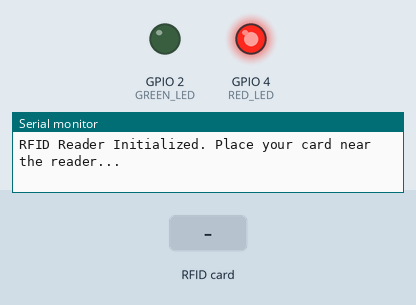
A sketch run on a simulated ESP32. Parts: output pins drawn as LEDs (lit = HIGH), the last lines printed to the serial monitor. The inputs (shaded band) are chosen by the test bench. Random numbers use the default seed unless the sketch sets one.

Above: at 1.2 s.
1.3 s: RFID card 5E 7A 19 C4 held to the reader
At 3.3 s:
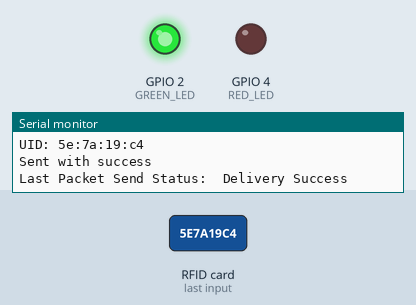
Timing chart, 0 to 5.6 s (numbered marks = the images above; inputs shaded):
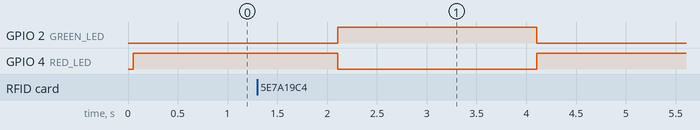

The sketch:

projet.ino
```cpp
#include <esp_now.h>
#include <WiFi.h>
#include <MFRC522.h>

// Define pin numbers for MFRC522
#define SS_PIN 21
#define RST_PIN 22

// Define LED pins
#define GREEN_LED 2
#define RED_LED 4

// the ID of card reciever
uint8_t broadcastAddress[] = {0x24, 0x6F, 0x28, 0xA3, 0x55, 0xF8};

// Structure to send data
typedef struct struct_message {
  char uid[32];         // UID string
  int randomValue;      // Example random value
  float exampleFloat;   // Example float value
  bool exampleBool;     // Example boolean value
} struct_message;


// Create an instance of the struct to hold the message data
struct_message myData;

esp_now_peer_info_t peerInfo;

// Create an instance of the MFRC522 class
MFRC522 mfrc522(SS_PIN, RST_PIN);

// Callback when data is sent
void OnDataSent(const uint8_t *mac_addr, esp_now_send_status_t status) {
  Serial.print("\r\nLast Packet Send Status:\t");
  Serial.println(status == ESP_NOW_SEND_SUCCESS ? "Delivery Success" : "Delivery Fail");
}

void setup() {
  // Initialize Serial Monitor
  Serial.begin(9600);

  // Set device as a Wi-Fi Station
  WiFi.mode(WIFI_STA);

  // Initialize ESP-NOW
  if (esp_now_init() != ESP_OK) {
    Serial.println("Error initializing ESP-NOW");
    return;
  }

  // Register the send callback
  esp_now_register_send_cb(OnDataSent);

  // Register peer (Receiver's MAC address)
  memcpy(peerInfo.peer_addr, broadcastAddress, 6);
  peerInfo.channel = 0;  // Default channel
  peerInfo.encrypt = false;

  // Add peer
  if (esp_now_add_peer(&peerInfo) != ESP_OK) {
    Serial.println("Failed to add peer");
    return;
  }

  // Initialize SPI and RFID module
  SPI.begin();
  mfrc522.PCD_Init();
  Serial.println("RFID Reader Initialized. Place your card near the reader...");

  // Initialize LEDs
  pinMode(GREEN_LED, OUTPUT);
  pinMode(RED_LED, OUTPUT);
  digitalWrite(GREEN_LED, LOW);
  digitalWrite(RED_LED, HIGH); // Red LED ON to indicate standby
}

void loop() {
  // Check if a new RFID card is present
  if (mfrc522.PICC_IsNewCardPresent() && mfrc522.PICC_ReadCardSerial()) {
    // Construct the UID string from the RFID card
    String uid = "";
    for (byte i = 0; i < mfrc522.uid.size; i++) {
      uid += String(mfrc522.uid.uidByte[i], HEX);
      if (i < mfrc522.uid.size - 1) uid += ":"; // Add ':' between bytes
    }

    Serial.print("UID: ");
    Serial.println(uid);

    // Copy UID to the message structure
    strncpy(myData.uid, uid.c_str(), sizeof(myData.uid));
    myData.randomValue = random(1, 20); // Example random data
    myData.exampleFloat = 1.2;         // Example float value
    myData.exampleBool = true;         // Example boolean value

    // Send message via ESP-NOW
    esp_err_t result = esp_now_send(broadcastAddress, (uint8_t *)&myData, sizeof(myData));

    if (result == ESP_OK) {
      Serial.println("Sent with success");
      indicateSuccess();
    } else {
      Serial.println("Error sending the data");
      indicateFailure();
    }

    // Halt RFID card communication
    mfrc522.PICC_HaltA();
  }

  delay(1000); // Delay to avoid rapid looping
}

void indicateSuccess() {
  digitalWrite(GREEN_LED, HIGH); // Turn on green LED
  digitalWrite(RED_LED, LOW);    // Turn off red LED
  delay(2000);                   // Hold for 2 seconds
  digitalWrite(GREEN_LED, LOW);  // Turn off green LED
  digitalWrite(RED_LED, HIGH);   // Turn on red LED (standby state)
}

void indicateFailure() {
  digitalWrite(RED_LED, HIGH);   // Keep red LED on
  digitalWrite(GREEN_LED, LOW);  // Ensure green LED is off
}
```

Measured:
- after the input at 1.3 s, GPIO 2 (GREEN_LED): LOW → HIGH after 0.80 s, → LOW 2.0 s later; GPIO 4 (RED_LED): HIGH → LOW after 0.80 s, → HIGH 2.0 s later
